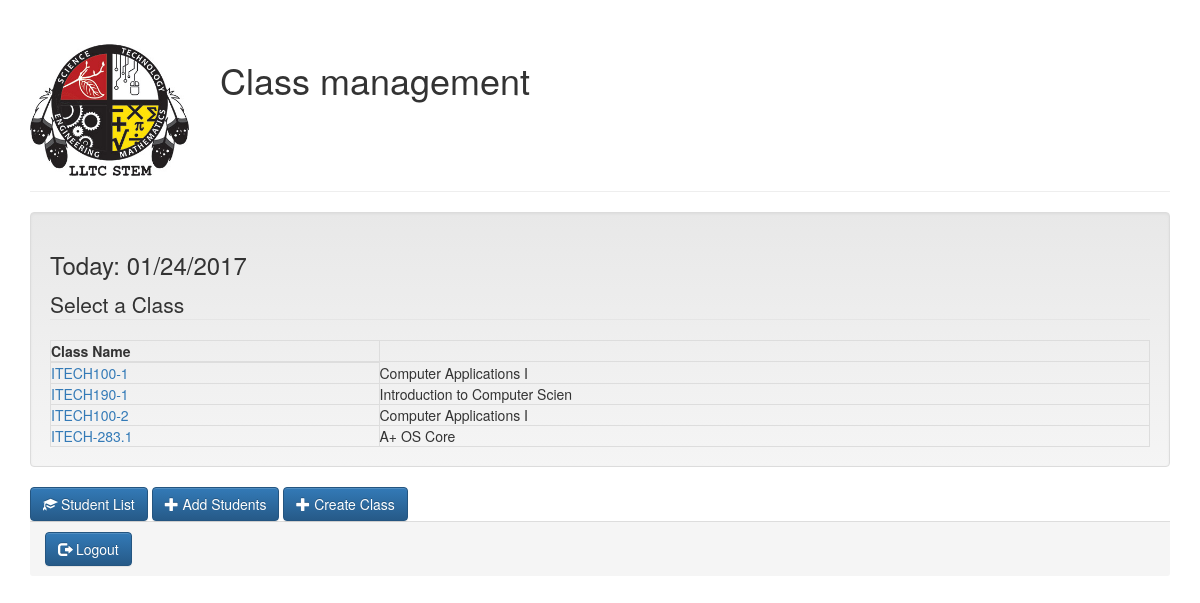
Page /instructor/index/ (signed in) on the committed database.
### attendance/models.py (models this page shows, shortened)
class Class(models.Model):
    SPRING = 0
    FALL = 1
    SEMESTERS = (
        (SPRING, 'Spring'),
        (FALL, 'Fall')
    )
    semester = models.SmallIntegerField(choices=SEMESTERS)
    year = models.IntegerField()
    class_id = models.CharField(max_length=12)
    name = models.CharField(max_length=30)
    enrolled_students = models.ManyToManyField('Student', blank=True)
    class Meta:
        verbose_name_plural = "Classes"

### instructor/views.py (the view)
class InstructorIndexView(generic.ListView):
    template_name = "instructor/index.html"
    context_object_name = "class_list"
    def get_queryset(self):
        classes = None
        if self.request.user.is_authenticated():
            classes = Class.objects.all()
        return classes

### instructor/templates/instructor/index.html (shortened to what this page needs)
<!DOCTYPE html>
<html lang="en">
{% load static i18n widget_tweaks %}
<head>
    <link rel="stylesheet" href="https://maxcdn.bootstrapcdn.com/bootstrap/3.3.7/css/bootstrap.min.css">
    <link rel="stylesheet" href="https://maxcdn.bootstrapcdn.com/bootstrap/3.3.7/css/bootstrap-theme.min.css">
    <link rel="stylesheet" href="{% static "instructor/stylesheets/main.css" %}" type="text/css" />
</head>
<body>
<div class="container">
    <div class="page-header">
        <div class="row row-table">
            <div class="vcenter">
                <div class="col-lg-2 col-sm-6"><img class="img-responsive" src="{% static "instructor/images/stem_logo.jpg" %}"/></div>
                <div class="col-lg-10 col-sm-6"><h1>Class management</h1></div>
            </div>
        </div>
    </div>
    {% if user.is_authenticated %}
        <section class="well">
            <h3>Today: {% now "SHORT_DATE_FORMAT" %}</h3>
            <table class="table, table-responsive table-bordered" width="100%">
                <legend>Select a Class</legend>
                <thead>
                <tr>
                    <th>Class Name</th>
                </tr>
                </thead>
                {% for class in class_list %}
                    <tr>
                        <td><a href="{% url 'instructor:class_detail' class.id %}">{{ class.class_id }}</a></td>
                        <td>{{ class.name }}</td>
                    </tr>
                {% endfor %}
            </table>
        </section>
        <section>
            <div class="btn-group" role="group" aria-label="...">
                <a href="{% url 'instructor:instructor_student_list' %}"><button class="btn btn-primary"><span class="glyphicon glyphicon-education"></span> Student List</button></a>
                <a href="{% url 'instructor:instructor_create_student' %}"><button class="btn btn-primary"><span class="glyphicon glyphicon-plus"></span> Add Students</button></a>
                <a href="{% url 'instructor:instructor_create_class' %}"><button type="button" class="btn btn-primary"><span class="glyphicon glyphicon-plus"></span> Create Class</button></a>
            </div>
        </section>
    {% endif %}
</div>
<div class="container">
    <footer class="panel-footer">
        {% if user.is_authenticated %}
            <a href="{% url 'instructor:logout' %}"><button class="btn btn-primary"><span class="glyphicon glyphicon-log-out"></span> Logout</button></a>
        {% else %}
            <a href="{% url 'instructor:login' %}"><button class="btn btn-primary"><span class="glyphicon glyphicon-log-in"></span> Login</button></a>
        {% endif %}
    </footer>
</div>
</body>
</html>

### instructor/static/instructor/stylesheets/main.css (style rules this page uses)
.row-table { display:table; width: 100%; }
.vcenter { display:table-cell; vertical-align: middle; }

### rows in the picture
Class: class_id "ITECH100-1", name "Computer Applications I"
Class: class_id "ITECH190-1", name "Introduction to Computer Scien"
Class: class_id "ITECH100-2", name "Computer Applications I"
Class: class_id "ITECH-283.1", name "A+ OS Core"
